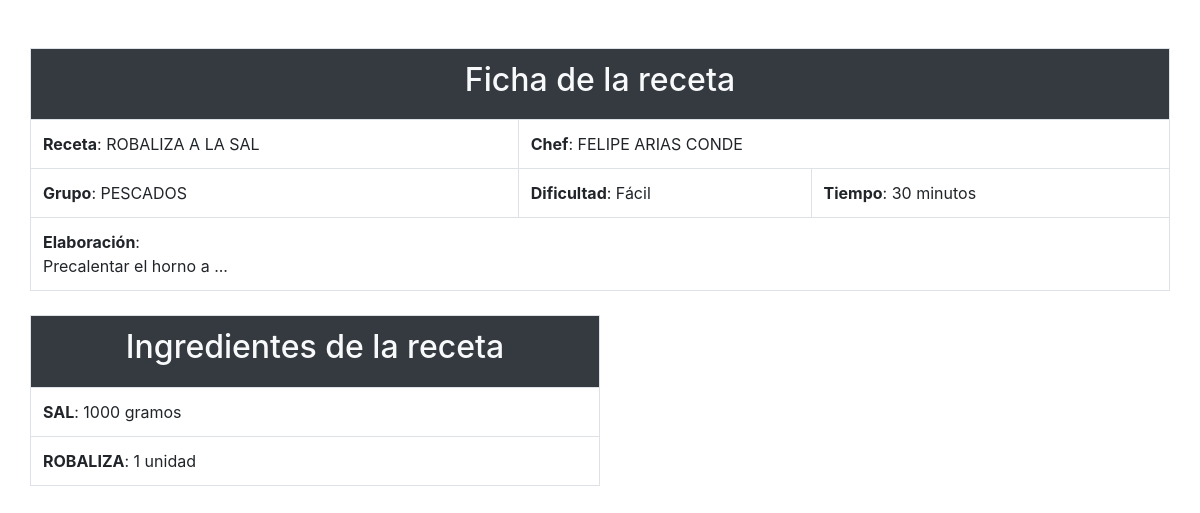
Page /VillarCuadradoHadrianTarea6/fichaReceta.php?receta=6 on the committed database.
### tables this page shows
create table receta
( codigo smallint not null,
nombre varchar(120) not null,
cod_grupo tinyint not null,
dificultad varchar(7) not null,
tiempo tinyint null,
elaboración varchar(300) null,
cod_chef smallint not null,
constraint pk_receta primary key (codigo),
constraint ck_dificultad check (dificultad in ('Fácil','Media','Difícil')),
constraint fk_receta_chef foreign key (cod_chef) references chef(codigo)
);

create table chef
( codigo smallint not null,
nombre varchar(30) not null,
apellido1 varchar(30) not null,
apellido2 varchar(30) null,
nombreartistico varchar(40) null,
sexo char(1) null,
data_nacimiento date null,
localidad varchar(50) null,
cod_provincia char(2) null,
constraint pk_chef primary key (codigo),
constraint ck_sexo check (sexo in ('H','M')),
constraint fk_chef_provincia foreign key (cod_provincia) references provincia(codigo)
);

create table grupo
( codigo tinyint not null,
nombre varchar(40) not null,
constraint pk_grupo primary key (codigo));

create table receta_ingrediente
( cod_receta smallint not null,
cod_ingrediente smallint not null,
cantidad smallint null,
medida varchar(40) null,
constraint pk_receta_ingrediente primary key (cod_receta, cod_ingrediente),
constraint fk_receta_ingrediente foreign key (cod_ingrediente) references ingrediente(codigo),
constraint fk_receta_receta foreign key (cod_receta) references receta(codigo)
);

create table ingrediente
( codigo smallint not null,
nombre varchar(40) not null,
constraint pk_ingrediente primary key (codigo));

### VillarCuadradoHadrianTarea6/fichaReceta.php (the view, shortened to what this page needs)
<!DOCTYPE html>
<html lang="es">
<head>
    <link rel="stylesheet" href="https://stackpath.bootstrapcdn.com/bootstrap/4.5.2/css/bootstrap.min.css">
    <link rel="stylesheet" type="text/css" href="css/estilos.css">
</head>
<body>
    <?php
    if (array_key_exists('receta', $_GET)) {
        $cod_receta = $_GET['receta'];
    }
    require_once('conectarBD.php');
    echo '<div class="container" id="fondo">';
        echo '<div class="row" id="ficha_receta">';
            $res_query = mysqli_query(
                $db,
                "SELECT receta.nombre as nombre_receta, chef.nombre as nombre_chef,chef.apellido1 as apellido1_chef, chef.apellido2 as apellido2_chef, grupo.nombre as nombre_grupo, receta.dificultad as dificultad, receta.tiempo as tiempo, receta.elaboración as elaboracion
                    FROM receta
                    INNER JOIN chef ON (receta.cod_chef = chef.codigo)
                    INNER JOIN grupo ON (receta.cod_grupo = grupo.codigo)
                    WHERE receta.codigo = $cod_receta"
            );
            while ($row = mysqli_fetch_array($res_query)) {
            echo '<table class="table bg-white table-bordered mt-5" style="width:100%">';
            echo '<th colspan=3 class="table-dark text-light text-center">';
                echo '<h2>Ficha de la receta</h2>';
            echo '</th>';
                    echo '<tr>';
                        echo '<td><b>Receta</b>: ' . $row['nombre_receta'] . '</td>';
                        echo '<td colspan=2><b>Chef</b>: ' . $row['nombre_chef'] .' '. $row['apellido1_chef'].' '. $row['apellido2_chef'] . '</td>';
                    echo '</tr>';
                    echo '<tr>';
                        echo '<td><b>Grupo</b>: ' . $row['nombre_grupo'] . '</td>';
                        echo '<td><b>Dificultad</b>: ' . $row['dificultad'] . '</td>';
                        echo '<td><b>Tiempo</b>: ' . $row['tiempo'] . ' minutos</td>';
                    echo '</tr>';
                    echo '<tr>';
                        echo '<td colspan=3><b>Elaboración</b>: <br>' . $row['elaboracion'] . '</td>';
                    echo '</tr>';
            echo '</table>';
            }
        echo '</div>';
        echo '<div class="row" id="ingredientes">';
            $res_query = mysqli_query(
                $db,
                "SELECT ingrediente.nombre as ingrediente, receta_ingrediente.cantidad as cantidad, receta_ingrediente.medida as medida
                FROM `receta_ingrediente`
                INNER JOIN receta ON (receta.codigo = receta_ingrediente.cod_receta)
                INNER JOIN ingrediente ON (receta_ingrediente.cod_ingrediente = ingrediente.codigo)
                WHERE receta.codigo = $cod_receta"
            );
            echo '<table class="table bg-white table-bordered mt-2" style="width:50%">';
            echo '<th colspan=2 class="table-dark text-light text-center">';
                echo '<h2>Ingredientes de la receta</h2>';
            echo '</th>';
                while ($row = mysqli_fetch_array($res_query)) {
                    echo '<tr>';
                        echo '<td><b>' . $row['ingrediente'] .'</b>: '. $row['cantidad'] . ' ' . $row['medida'] . '</td>';
                    echo '</tr>';
                }
            echo '</table>';
        echo '</div>';
    echo '</div>';
    ?>
</body>
</html>

### VillarCuadradoHadrianTarea6/css/estilos.css (style rules this page uses)
body { background-image: url("https://www.myfreetextures.com/wp-content/uploads/2015/01/another-grass-texture-background.jpg"); background-repeat: repeat-y; background-size: cover; }

### rows in the picture
receta: nombre "ROBALIZA A LA SAL", cod_chef.nombre "FELIPE", cod_chef.apellido1 "ARIAS", cod_chef.apellido2 "CONDE", cod_grupo.nombre "PESCADOS", dificultad "Fácil", tiempo "30", elaboración "Precalentar el horno a ..."
receta_ingrediente: cod_ingrediente.nombre "SAL", cantidad "1000", medida "gramos"
receta_ingrediente: cod_ingrediente.nombre "ROBALIZA", cantidad "1", medida "unidad"
